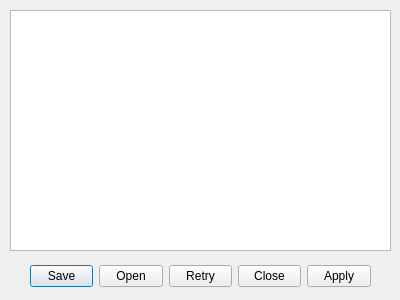
<?xml version="1.0" encoding="UTF-8"?>
<ui version="4.0">
 <class>DialogSimulator</class>
 <widget class="QDialog" name="DialogSimulator">
  <property name="geometry">
   <rect>
    <x>0</x>
    <y>0</y>
    <width>400</width>
    <height>300</height>
   </rect>
  </property>
  <property name="windowTitle">
   <string>Dialog</string>
  </property>
  <widget class="QDialogButtonBox" name="buttonBox">
   <property name="geometry">
    <rect>
     <x>30</x>
     <y>260</y>
     <width>341</width>
     <height>32</height>
    </rect>
   </property>
   <property name="orientation">
    <enum>Qt::Horizontal</enum>
   </property>
   <property name="standardButtons">
    <set>QDialogButtonBox::Apply|QDialogButtonBox::Close|QDialogButtonBox::Open|QDialogButtonBox::Retry|QDialogButtonBox::Save</set>
   </property>
   <property name="centerButtons">
    <bool>true</bool>
   </property>
  </widget>
  <widget class="QTextEdit" name="textEdit">
   <property name="geometry">
    <rect>
     <x>10</x>
     <y>10</y>
     <width>381</width>
     <height>241</height>
    </rect>
   </property>
  </widget>
 </widget>
 <resources/>
 <connections/>
</ui>
